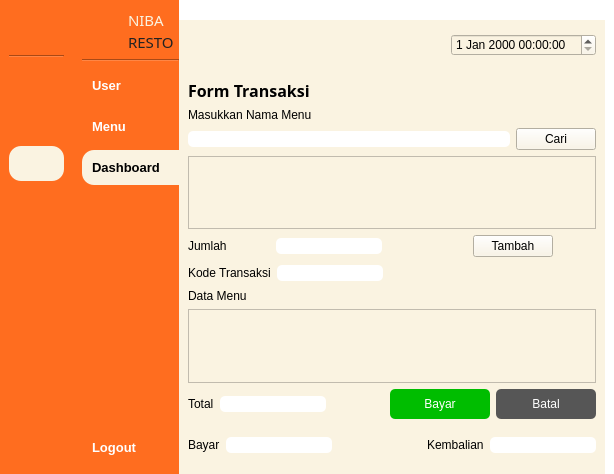
<?xml version="1.0" encoding="UTF-8"?>
<ui version="4.0">
 <class>MainWindow</class>
 <widget class="QMainWindow" name="MainWindow">
  <property name="geometry">
   <rect>
    <x>0</x>
    <y>0</y>
    <width>614</width>
    <height>474</height>
   </rect>
  </property>
  <property name="windowTitle">
   <string>MainWindow</string>
  </property>
  <property name="styleSheet">
   <string notr="true">background-color: rgb(255, 255, 255);</string>
  </property>
  <widget class="QWidget" name="centralwidget">
   <layout class="QGridLayout" name="gridLayout">
    <property name="leftMargin">
     <number>0</number>
    </property>
    <property name="topMargin">
     <number>0</number>
    </property>
    <property name="rightMargin">
     <number>0</number>
    </property>
    <property name="bottomMargin">
     <number>0</number>
    </property>
    <property name="horizontalSpacing">
     <number>0</number>
    </property>
    <item row="0" column="0">
     <widget class="QWidget" name="icon_only_widget" native="true">
      <property name="maximumSize">
       <size>
        <width>75</width>
        <height>16777215</height>
       </size>
      </property>
      <property name="styleSheet">
       <string notr="true">QPushButton {
	text-align: center;
	border-radius: 12px;
    padding: 10px;
    border: 0px;
	color: white;
    font-weight: 600;
}

QPushButton:hover {
	background-color: rgb(181, 171, 146);
}

QPushButton:checked {
	color: black;
	background-color: #FAF3E1;
}

QWidget {
	background-color: #FF6D1F;
}</string>
      </property>
      <layout class="QVBoxLayout" name="verticalLayout">
       <item>
        <layout class="QVBoxLayout" name="verticalLayout_7">
         <item>
          <layout class="QHBoxLayout" name="horizontalLayout_4">
           <property name="rightMargin">
            <number>5</number>
           </property>
           <item>
            <widget class="QLabel" name="label_4">
             <property name="sizePolicy">
              <sizepolicy hsizetype="Fixed" vsizetype="Fixed">
               <horstretch>0</horstretch>
               <verstretch>0</verstretch>
              </sizepolicy>
             </property>
             <property name="minimumSize">
              <size>
               <width>40</width>
               <height>40</height>
              </size>
             </property>
             <property name="maximumSize">
              <size>
               <width>40</width>
               <height>40</height>
              </size>
             </property>
             <property name="styleSheet">
              <string notr="true">QLabel {
    background-color: transparent;
    border-radius: 20px;
    background-image: url(:/yourpic.png);
    background-repeat: no-repeat;
    background-position: center;
}
</string>
             </property>
             <property name="text">
              <string/>
             </property>
             <property name="pixmap">
              <pixmap resource="images.qrc">:/image/images/logo-rounded.png</pixmap>
             </property>
             <property name="scaledContents">
              <bool>true</bool>
             </property>
            </widget>
           </item>
          </layout>
         </item>
         <item>
          <widget class="Line" name="line">
           <property name="orientation">
            <enum>Qt::Horizontal</enum>
           </property>
          </widget>
         </item>
         <item>
          <widget class="QPushButton" name="btn_user_icon">
           <property name="font">
            <font>
             <family>MS Sans Serif</family>
             <pointsize>10</pointsize>
             <weight>75</weight>
             <bold>true</bold>
            </font>
           </property>
           <property name="styleSheet">
            <string notr="true"/>
           </property>
           <property name="text">
            <string/>
           </property>
           <property name="icon">
            <iconset resource="images.qrc">
             <normaloff>:/image/images/mage--users-fill-off.png</normaloff>
             <normalon>:/image/images/mage--users-fill.png</normalon>:/image/images/mage--users-fill-off.png</iconset>
           </property>
           <property name="iconSize">
            <size>
             <width>20</width>
             <height>20</height>
            </size>
           </property>
           <property name="checkable">
            <bool>true</bool>
           </property>
           <property name="autoExclusive">
            <bool>true</bool>
           </property>
          </widget>
         </item>
         <item>
          <widget class="QPushButton" name="btn_menu_icon">
           <property name="font">
            <font>
             <family>MS Sans Serif</family>
             <pointsize>10</pointsize>
             <weight>75</weight>
             <bold>true</bold>
            </font>
           </property>
           <property name="styleSheet">
            <string notr="true"/>
           </property>
           <property name="text">
            <string/>
           </property>
           <property name="icon">
            <iconset resource="images.qrc">
             <normaloff>:/image/images/mage--clipboard-2-fill-off.png</normaloff>
             <normalon>:/image/images/mage--clipboard-2-fill.png</normalon>:/image/images/mage--clipboard-2-fill-off.png</iconset>
           </property>
           <property name="iconSize">
            <size>
             <width>20</width>
             <height>20</height>
            </size>
           </property>
           <property name="checkable">
            <bool>true</bool>
           </property>
           <property name="autoExclusive">
            <bool>true</bool>
           </property>
          </widget>
         </item>
         <item>
          <widget class="QPushButton" name="btn_dashboard_icon">
           <property name="font">
            <font>
             <family>Microsoft Sans Serif</family>
             <pointsize>10</pointsize>
             <weight>75</weight>
             <bold>true</bold>
            </font>
           </property>
           <property name="styleSheet">
            <string notr="true"/>
           </property>
           <property name="text">
            <string/>
           </property>
           <property name="icon">
            <iconset resource="images.qrc">
             <normaloff>:/image/images/mage--home-fill-off.png</normaloff>
             <normalon>:/image/images/mage--home-fill.png</normalon>
             <disabledoff>:/image/images/mage--home-fill-off.png</disabledoff>
             <disabledon>:/image/images/mage--home-fill.png</disabledon>
             <activeoff>:/image/images/mage--home-fill-off.png</activeoff>
             <activeon>:/image/images/mage--home-fill.png</activeon>
             <selectedoff>:/image/images/mage--home-fill-off.png</selectedoff>
             <selectedon>:/image/images/mage--home-fill.png</selectedon>:/image/images/mage--home-fill-off.png</iconset>
           </property>
           <property name="iconSize">
            <size>
             <width>20</width>
             <height>20</height>
            </size>
           </property>
           <property name="checkable">
            <bool>true</bool>
           </property>
           <property name="checked">
            <bool>true</bool>
           </property>
           <property name="autoExclusive">
            <bool>true</bool>
           </property>
          </widget>
         </item>
         <item>
          <spacer name="verticalSpacer_3">
           <property name="orientation">
            <enum>Qt::Vertical</enum>
           </property>
           <property name="sizeHint" stdset="0">
            <size>
             <width>40</width>
             <height>200</height>
            </size>
           </property>
          </spacer>
         </item>
         <item>
          <widget class="QPushButton" name="btn_logout_icon">
           <property name="font">
            <font>
             <family>MS Sans Serif</family>
             <pointsize>10</pointsize>
             <weight>75</weight>
             <bold>true</bold>
            </font>
           </property>
           <property name="styleSheet">
            <string notr="true">QPushButton {
	border-radius: 12px;
}</string>
           </property>
           <property name="text">
            <string/>
           </property>
           <property name="icon">
            <iconset resource="images.qrc">
             <normaloff>:/image/images/mage--shut-down-fill-off.png</normaloff>
             <normalon>:/image/images/mage--shut-down-fill.png</normalon>:/image/images/mage--shut-down-fill-off.png</iconset>
           </property>
           <property name="iconSize">
            <size>
             <width>20</width>
             <height>20</height>
            </size>
           </property>
          </widget>
         </item>
        </layout>
       </item>
      </layout>
     </widget>
    </item>
    <item row="0" column="1">
     <widget class="QWidget" name="icon_name_widget" native="true">
      <property name="maximumSize">
       <size>
        <width>150</width>
        <height>16777215</height>
       </size>
      </property>
      <property name="styleSheet">
       <string notr="true">QPushButton {
	text-align: left;
	border-top-left-radius: 12px;
	border-bottom-left-radius: 12px;
    padding: 10px;
    border: 0px;
	color: white;
    font-weight: 600;
}

QPushButton:hover {
	background-color: rgb(181, 171, 146);
}

QPushButton:checked {
	color: black;
	background-color: #FAF3E1;
}

QWidget {
	background-color: #FF6D1F;
}</string>
      </property>
      <layout class="QVBoxLayout" name="verticalLayout_4">
       <property name="leftMargin">
        <number>9</number>
       </property>
       <property name="topMargin">
        <number>9</number>
       </property>
       <property name="rightMargin">
        <number>0</number>
       </property>
       <property name="bottomMargin">
        <number>9</number>
       </property>
       <item>
        <layout class="QVBoxLayout" name="verticalLayout_2">
         <item>
          <layout class="QHBoxLayout" name="horizontalLayout_2">
           <property name="rightMargin">
            <number>5</number>
           </property>
           <item>
            <widget class="QLabel" name="label_2">
             <property name="sizePolicy">
              <sizepolicy hsizetype="Fixed" vsizetype="Fixed">
               <horstretch>0</horstretch>
               <verstretch>0</verstretch>
              </sizepolicy>
             </property>
             <property name="minimumSize">
              <size>
               <width>40</width>
               <height>40</height>
              </size>
             </property>
             <property name="maximumSize">
              <size>
               <width>40</width>
               <height>40</height>
              </size>
             </property>
             <property name="styleSheet">
              <string notr="true">QLabel {
    background-color: transparent;
    border-radius: 20px;
    background-image: url(:/yourpic.png);
    background-repeat: no-repeat;
    background-position: center;
}
</string>
             </property>
             <property name="text">
              <string/>
             </property>
             <property name="pixmap">
              <pixmap resource="images.qrc">:/image/images/logo-rounded.png</pixmap>
             </property>
             <property name="scaledContents">
              <bool>true</bool>
             </property>
            </widget>
           </item>
           <item>
            <layout class="QVBoxLayout" name="verticalLayout_3">
             <property name="spacing">
              <number>0</number>
             </property>
             <item>
              <widget class="QLabel" name="label_3">
               <property name="maximumSize">
                <size>
                 <width>50</width>
                 <height>16777215</height>
                </size>
               </property>
               <property name="font">
                <font>
                 <family>Bauhaus 93</family>
                 <pointsize>11</pointsize>
                 <weight>50</weight>
                 <bold>false</bold>
                 <strikeout>false</strikeout>
                 <kerning>true</kerning>
                </font>
               </property>
               <property name="styleSheet">
                <string notr="true">color: #FAF3E1;</string>
               </property>
               <property name="text">
                <string>NIBA</string>
               </property>
               <property name="textFormat">
                <enum>Qt::PlainText</enum>
               </property>
              </widget>
             </item>
             <item>
              <widget class="QLabel" name="label_5">
               <property name="sizePolicy">
                <sizepolicy hsizetype="Minimum" vsizetype="Preferred">
                 <horstretch>0</horstretch>
                 <verstretch>0</verstretch>
                </sizepolicy>
               </property>
               <property name="maximumSize">
                <size>
                 <width>50</width>
                 <height>16777215</height>
                </size>
               </property>
               <property name="font">
                <font>
                 <family>Bauhaus 93</family>
                 <pointsize>11</pointsize>
                 <weight>50</weight>
                 <bold>false</bold>
                 <strikeout>false</strikeout>
                 <kerning>true</kerning>
                </font>
               </property>
               <property name="styleSheet">
                <string notr="true">color: #222222;</string>
               </property>
               <property name="text">
                <string>RESTO</string>
               </property>
               <property name="textFormat">
                <enum>Qt::PlainText</enum>
               </property>
               <property name="scaledContents">
                <bool>false</bool>
               </property>
              </widget>
             </item>
            </layout>
           </item>
          </layout>
         </item>
         <item>
          <widget class="Line" name="line_2">
           <property name="orientation">
            <enum>Qt::Horizontal</enum>
           </property>
          </widget>
         </item>
         <item>
          <widget class="QPushButton" name="btn_user_expanded">
           <property name="font">
            <font>
             <family>MS Sans Serif</family>
             <pointsize>10</pointsize>
             <weight>75</weight>
             <bold>true</bold>
            </font>
           </property>
           <property name="styleSheet">
            <string notr="true"/>
           </property>
           <property name="text">
            <string>User</string>
           </property>
           <property name="icon">
            <iconset resource="images.qrc">
             <normaloff>:/image/images/mage--users-fill-off.png</normaloff>
             <normalon>:/image/images/mage--users-fill.png</normalon>:/image/images/mage--users-fill-off.png</iconset>
           </property>
           <property name="iconSize">
            <size>
             <width>20</width>
             <height>20</height>
            </size>
           </property>
           <property name="checkable">
            <bool>true</bool>
           </property>
           <property name="autoExclusive">
            <bool>true</bool>
           </property>
          </widget>
         </item>
         <item>
          <widget class="QPushButton" name="btn_menu_expanded">
           <property name="font">
            <font>
             <family>MS Sans Serif</family>
             <pointsize>10</pointsize>
             <weight>75</weight>
             <bold>true</bold>
            </font>
           </property>
           <property name="styleSheet">
            <string notr="true"/>
           </property>
           <property name="text">
            <string>Menu</string>
           </property>
           <property name="icon">
            <iconset resource="images.qrc">
             <normaloff>:/image/images/mage--clipboard-2-fill-off.png</normaloff>
             <normalon>:/image/images/mage--clipboard-2-fill.png</normalon>:/image/images/mage--clipboard-2-fill-off.png</iconset>
           </property>
           <property name="iconSize">
            <size>
             <width>20</width>
             <height>20</height>
            </size>
           </property>
           <property name="checkable">
            <bool>true</bool>
           </property>
           <property name="autoExclusive">
            <bool>true</bool>
           </property>
          </widget>
         </item>
         <item>
          <widget class="QPushButton" name="btn_dashboard_expanded">
           <property name="font">
            <font>
             <family>Microsoft Sans Serif</family>
             <pointsize>10</pointsize>
             <weight>75</weight>
             <bold>true</bold>
            </font>
           </property>
           <property name="styleSheet">
            <string notr="true"/>
           </property>
           <property name="text">
            <string>Dashboard</string>
           </property>
           <property name="icon">
            <iconset resource="images.qrc">
             <normaloff>:/image/images/mage--home-fill-off.png</normaloff>
             <normalon>:/image/images/mage--home-fill.png</normalon>
             <disabledoff>:/image/images/mage--home-fill-off.png</disabledoff>
             <disabledon>:/image/images/mage--home-fill.png</disabledon>
             <activeoff>:/image/images/mage--home-fill-off.png</activeoff>
             <activeon>:/image/images/mage--home-fill.png</activeon>
             <selectedoff>:/image/images/mage--home-fill-off.png</selectedoff>
             <selectedon>:/image/images/mage--home-fill.png</selectedon>:/image/images/mage--home-fill-off.png</iconset>
           </property>
           <property name="iconSize">
            <size>
             <width>20</width>
             <height>20</height>
            </size>
           </property>
           <property name="checkable">
            <bool>true</bool>
           </property>
           <property name="checked">
            <bool>true</bool>
           </property>
           <property name="autoExclusive">
            <bool>true</bool>
           </property>
          </widget>
         </item>
         <item>
          <spacer name="verticalSpacer_2">
           <property name="orientation">
            <enum>Qt::Vertical</enum>
           </property>
           <property name="sizeHint" stdset="0">
            <size>
             <width>40</width>
             <height>200</height>
            </size>
           </property>
          </spacer>
         </item>
         <item>
          <widget class="QPushButton" name="btn_logout_expanded">
           <property name="font">
            <font>
             <family>MS Sans Serif</family>
             <pointsize>10</pointsize>
             <weight>75</weight>
             <bold>true</bold>
            </font>
           </property>
           <property name="styleSheet">
            <string notr="true">QPushButton {
	border-radius: 12px;
}</string>
           </property>
           <property name="text">
            <string>Logout</string>
           </property>
           <property name="icon">
            <iconset resource="images.qrc">
             <normaloff>:/image/images/mage--shut-down-fill-off.png</normaloff>
             <normalon>:/image/images/mage--shut-down-fill.png</normalon>:/image/images/mage--shut-down-fill-off.png</iconset>
           </property>
           <property name="iconSize">
            <size>
             <width>20</width>
             <height>20</height>
            </size>
           </property>
          </widget>
         </item>
        </layout>
       </item>
      </layout>
     </widget>
    </item>
    <item row="0" column="2">
     <widget class="QWidget" name="main_menu" native="true">
      <property name="styleSheet">
       <string notr="true">background-color: rgb(255, 255, 255);</string>
      </property>
      <layout class="QVBoxLayout" name="verticalLayout_5">
       <property name="spacing">
        <number>0</number>
       </property>
       <property name="leftMargin">
        <number>0</number>
       </property>
       <property name="topMargin">
        <number>0</number>
       </property>
       <property name="bottomMargin">
        <number>0</number>
       </property>
       <item>
        <spacer name="horizontalSpacer_11">
         <property name="orientation">
          <enum>Qt::Horizontal</enum>
         </property>
         <property name="sizeHint" stdset="0">
          <size>
           <width>40</width>
           <height>20</height>
          </size>
         </property>
        </spacer>
       </item>
       <item>
        <widget class="QWidget" name="widget" native="true">
         <property name="minimumSize">
          <size>
           <width>0</width>
           <height>50</height>
          </size>
         </property>
         <property name="maximumSize">
          <size>
           <width>16777215</width>
           <height>50</height>
          </size>
         </property>
         <property name="styleSheet">
          <string notr="true">background-color: rgb(250, 243, 225);</string>
         </property>
         <layout class="QHBoxLayout" name="horizontalLayout_6">
          <item>
           <layout class="QHBoxLayout" name="horizontalLayout">
            <item>
             <widget class="QPushButton" name="btn_expand">
              <property name="styleSheet">
               <string notr="true">QPushButton {
	text-align: left;
	border-radius: 12px;
    padding: 10px;
    border: 0px;
	color: black;
    font-weight: 600;
}

QPushButton:hover {
	background-color: #F5E7C6;
}

QPushButton:checked {
	background-color: #222222;
}</string>
              </property>
              <property name="text">
               <string/>
              </property>
              <property name="icon">
               <iconset resource="images.qrc">
                <normaloff>:/image/images/mage--dash-menu-off.png</normaloff>
                <normalon>:/image/images/mage--double-arrow-left-off.png</normalon>:/image/images/mage--dash-menu-off.png</iconset>
              </property>
              <property name="iconSize">
               <size>
                <width>20</width>
                <height>20</height>
               </size>
              </property>
              <property name="checkable">
               <bool>true</bool>
              </property>
             </widget>
            </item>
            <item>
             <spacer name="horizontalSpacer">
              <property name="orientation">
               <enum>Qt::Horizontal</enum>
              </property>
              <property name="sizeHint" stdset="0">
               <size>
                <width>20</width>
                <height>118</height>
               </size>
              </property>
             </spacer>
            </item>
            <item>
             <widget class="QDateTimeEdit" name="dateTimeEdit"/>
            </item>
           </layout>
          </item>
         </layout>
        </widget>
       </item>
       <item>
        <widget class="QWidget" name="widget_2" native="true">
         <property name="styleSheet">
          <string notr="true">QWidget {
	background-color: rgb(250, 243, 225);
}

QLabel {
	color:black;
}

QLineEdit {
	background-color: white;
	border-radius:  5px;
}

QComboBox {
	background-color: white;
	border-radius: 5px;
}</string>
         </property>
         <layout class="QVBoxLayout" name="verticalLayout_6">
          <item>
           <widget class="QLabel" name="label_7">
            <property name="maximumSize">
             <size>
              <width>16777215</width>
              <height>30</height>
             </size>
            </property>
            <property name="font">
             <font>
              <family>MS Reference Sans Serif</family>
              <pointsize>12</pointsize>
              <weight>75</weight>
              <bold>true</bold>
             </font>
            </property>
            <property name="styleSheet">
             <string notr="true">color:black;</string>
            </property>
            <property name="text">
             <string>Form Transaksi</string>
            </property>
            <property name="scaledContents">
             <bool>false</bool>
            </property>
            <property name="wordWrap">
             <bool>false</bool>
            </property>
           </widget>
          </item>
          <item>
           <layout class="QVBoxLayout" name="verticalLayout_8">
            <item>
             <layout class="QHBoxLayout" name="horizontalLayout_11">
              <item>
               <widget class="QLabel" name="label_8">
                <property name="styleSheet">
                 <string notr="true"/>
                </property>
                <property name="text">
                 <string>Masukkan Nama Menu</string>
                </property>
               </widget>
              </item>
             </layout>
            </item>
            <item>
             <layout class="QHBoxLayout" name="horizontalLayout_10">
              <item>
               <widget class="QLineEdit" name="lineEdit_2"/>
              </item>
              <item>
               <widget class="QPushButton" name="pushButton">
                <property name="text">
                 <string>Cari</string>
                </property>
               </widget>
              </item>
             </layout>
            </item>
            <item>
             <layout class="QHBoxLayout" name="horizontalLayout_9">
              <item>
               <widget class="QTableWidget" name="tableWidget"/>
              </item>
             </layout>
            </item>
            <item>
             <layout class="QHBoxLayout" name="horizontalLayout_8">
              <item>
               <widget class="QLabel" name="label_11">
                <property name="text">
                 <string>Jumlah</string>
                </property>
               </widget>
              </item>
              <item>
               <spacer name="horizontalSpacer_2">
                <property name="orientation">
                 <enum>Qt::Horizontal</enum>
                </property>
                <property name="sizeHint" stdset="0">
                 <size>
                  <width>40</width>
                  <height>20</height>
                 </size>
                </property>
               </spacer>
              </item>
              <item>
               <widget class="QLineEdit" name="lineEdit"/>
              </item>
              <item>
               <spacer name="horizontalSpacer_5">
                <property name="orientation">
                 <enum>Qt::Horizontal</enum>
                </property>
                <property name="sizeHint" stdset="0">
                 <size>
                  <width>40</width>
                  <height>20</height>
                 </size>
                </property>
               </spacer>
              </item>
              <item>
               <spacer name="horizontalSpacer_4">
                <property name="orientation">
                 <enum>Qt::Horizontal</enum>
                </property>
                <property name="sizeHint" stdset="0">
                 <size>
                  <width>40</width>
                  <height>20</height>
                 </size>
                </property>
               </spacer>
              </item>
              <item>
               <widget class="QPushButton" name="pushButton_2">
                <property name="text">
                 <string>Tambah</string>
                </property>
               </widget>
              </item>
              <item>
               <spacer name="horizontalSpacer_6">
                <property name="orientation">
                 <enum>Qt::Horizontal</enum>
                </property>
                <property name="sizeHint" stdset="0">
                 <size>
                  <width>40</width>
                  <height>20</height>
                 </size>
                </property>
               </spacer>
              </item>
             </layout>
            </item>
           </layout>
          </item>
          <item>
           <widget class="QFrame" name="frame_makanan">
            <property name="maximumSize">
             <size>
              <width>16777215</width>
              <height>30</height>
             </size>
            </property>
            <property name="frameShape">
             <enum>QFrame::NoFrame</enum>
            </property>
            <layout class="QHBoxLayout" name="horizontalLayout_13">
             <property name="leftMargin">
              <number>0</number>
             </property>
             <property name="topMargin">
              <number>0</number>
             </property>
             <property name="rightMargin">
              <number>0</number>
             </property>
             <property name="bottomMargin">
              <number>0</number>
             </property>
             <item>
              <widget class="QLabel" name="label_12">
               <property name="text">
                <string>Kode Transaksi</string>
               </property>
              </widget>
             </item>
             <item>
              <widget class="QLineEdit" name="lineEdit_3"/>
             </item>
             <item>
              <spacer name="horizontalSpacer_9">
               <property name="orientation">
                <enum>Qt::Horizontal</enum>
               </property>
               <property name="sizeHint" stdset="0">
                <size>
                 <width>40</width>
                 <height>20</height>
                </size>
               </property>
              </spacer>
             </item>
             <item>
              <spacer name="horizontalSpacer_10">
               <property name="orientation">
                <enum>Qt::Horizontal</enum>
               </property>
               <property name="sizeHint" stdset="0">
                <size>
                 <width>40</width>
                 <height>20</height>
                </size>
               </property>
              </spacer>
             </item>
             <item>
              <spacer name="horizontalSpacer_12">
               <property name="orientation">
                <enum>Qt::Horizontal</enum>
               </property>
               <property name="sizeHint" stdset="0">
                <size>
                 <width>40</width>
                 <height>20</height>
                </size>
               </property>
              </spacer>
             </item>
            </layout>
           </widget>
          </item>
          <item>
           <widget class="QLabel" name="label">
            <property name="text">
             <string>Data Menu</string>
            </property>
           </widget>
          </item>
          <item>
           <widget class="QTableWidget" name="tableWidget_2"/>
          </item>
          <item>
           <widget class="QFrame" name="frame_minuman">
            <property name="maximumSize">
             <size>
              <width>16777215</width>
              <height>30</height>
             </size>
            </property>
            <property name="frameShape">
             <enum>QFrame::NoFrame</enum>
            </property>
            <layout class="QHBoxLayout" name="horizontalLayout_14">
             <property name="leftMargin">
              <number>0</number>
             </property>
             <property name="topMargin">
              <number>0</number>
             </property>
             <property name="rightMargin">
              <number>0</number>
             </property>
             <property name="bottomMargin">
              <number>0</number>
             </property>
             <item>
              <widget class="QLabel" name="label_13">
               <property name="text">
                <string>Total</string>
               </property>
              </widget>
             </item>
             <item>
              <widget class="QLineEdit" name="lineEdit_4"/>
             </item>
             <item>
              <spacer name="horizontalSpacer_7">
               <property name="orientation">
                <enum>Qt::Horizontal</enum>
               </property>
               <property name="sizeHint" stdset="0">
                <size>
                 <width>20</width>
                 <height>27</height>
                </size>
               </property>
              </spacer>
             </item>
             <item>
              <widget class="QPushButton" name="btn_save">
               <property name="minimumSize">
                <size>
                 <width>100</width>
                 <height>30</height>
                </size>
               </property>
               <property name="maximumSize">
                <size>
                 <width>100</width>
                 <height>30</height>
                </size>
               </property>
               <property name="styleSheet">
                <string notr="true">QPushButton {
	background-color: rgb(0, 189, 0);
	color: white;
	padding: 2px;
	border-radius: 5px;
}</string>
               </property>
               <property name="text">
                <string>Bayar</string>
               </property>
              </widget>
             </item>
             <item>
              <widget class="QPushButton" name="pushButton_3">
               <property name="minimumSize">
                <size>
                 <width>100</width>
                 <height>30</height>
                </size>
               </property>
               <property name="maximumSize">
                <size>
                 <width>100</width>
                 <height>30</height>
                </size>
               </property>
               <property name="styleSheet">
                <string notr="true">QPushButton {
	background-color: rgb(86, 86, 86);
	color:  white;
	padding: 2px;
	border-radius: 5px;
}</string>
               </property>
               <property name="text">
                <string>Batal</string>
               </property>
              </widget>
             </item>
            </layout>
           </widget>
          </item>
          <item>
           <layout class="QHBoxLayout" name="horizontalLayout_15">
            <item>
             <widget class="QLabel" name="label_6">
              <property name="text">
               <string>Bayar</string>
              </property>
             </widget>
            </item>
            <item>
             <widget class="QLineEdit" name="lineEdit_5"/>
            </item>
            <item>
             <spacer name="horizontalSpacer_8">
              <property name="orientation">
               <enum>Qt::Horizontal</enum>
              </property>
              <property name="sizeHint" stdset="0">
               <size>
                <width>20</width>
                <height>40</height>
               </size>
              </property>
             </spacer>
            </item>
            <item>
             <widget class="QLabel" name="label_9">
              <property name="text">
               <string>Kembalian</string>
              </property>
             </widget>
            </item>
            <item>
             <widget class="QLineEdit" name="lineEdit_6"/>
            </item>
           </layout>
          </item>
         </layout>
        </widget>
       </item>
      </layout>
     </widget>
    </item>
   </layout>
  </widget>
 </widget>
 <resources>
  <include location="images.qrc"/>
 </resources>
 <connections>
  <connection>
   <sender>btn_expand</sender>
   <signal>toggled(bool)</signal>
   <receiver>icon_only_widget</receiver>
   <slot>setHidden(bool)</slot>
   <hints>
    <hint type="sourcelabel">
     <x>221</x>
     <y>54</y>
    </hint>
    <hint type="destinationlabel">
     <x>63</x>
     <y>252</y>
    </hint>
   </hints>
  </connection>
  <connection>
   <sender>btn_expand</sender>
   <signal>toggled(bool)</signal>
   <receiver>icon_name_widget</receiver>
   <slot>setVisible(bool)</slot>
   <hints>
    <hint type="sourcelabel">
     <x>240</x>
     <y>61</y>
    </hint>
    <hint type="destinationlabel">
     <x>186</x>
     <y>243</y>
    </hint>
   </hints>
  </connection>
  <connection>
   <sender>btn_logout_expanded</sender>
   <signal>clicked()</signal>
   <receiver>MainWindow</receiver>
   <slot>close()</slot>
   <hints>
    <hint type="sourcelabel">
     <x>185</x>
     <y>463</y>
    </hint>
    <hint type="destinationlabel">
     <x>140</x>
     <y>470</y>
    </hint>
   </hints>
  </connection>
  <connection>
   <sender>btn_dashboard_expanded</sender>
   <signal>toggled(bool)</signal>
   <receiver>btn_dashboard_icon</receiver>
   <slot>setChecked(bool)</slot>
   <hints>
    <hint type="sourcelabel">
     <x>137</x>
     <y>107</y>
    </hint>
    <hint type="destinationlabel">
     <x>31</x>
     <y>114</y>
    </hint>
   </hints>
  </connection>
  <connection>
   <sender>btn_user_expanded</sender>
   <signal>toggled(bool)</signal>
   <receiver>btn_user_icon</receiver>
   <slot>setChecked(bool)</slot>
   <hints>
    <hint type="sourcelabel">
     <x>109</x>
     <y>148</y>
    </hint>
    <hint type="destinationlabel">
     <x>35</x>
     <y>161</y>
    </hint>
   </hints>
  </connection>
  <connection>
   <sender>btn_menu_expanded</sender>
   <signal>toggled(bool)</signal>
   <receiver>btn_menu_icon</receiver>
   <slot>setChecked(bool)</slot>
   <hints>
    <hint type="sourcelabel">
     <x>117</x>
     <y>201</y>
    </hint>
    <hint type="destinationlabel">
     <x>37</x>
     <y>202</y>
    </hint>
   </hints>
  </connection>
  <connection>
   <sender>btn_dashboard_icon</sender>
   <signal>toggled(bool)</signal>
   <receiver>btn_dashboard_expanded</receiver>
   <slot>setChecked(bool)</slot>
   <hints>
    <hint type="sourcelabel">
     <x>43</x>
     <y>100</y>
    </hint>
    <hint type="destinationlabel">
     <x>123</x>
     <y>100</y>
    </hint>
   </hints>
  </connection>
  <connection>
   <sender>btn_user_icon</sender>
   <signal>toggled(bool)</signal>
   <receiver>btn_user_expanded</receiver>
   <slot>setChecked(bool)</slot>
   <hints>
    <hint type="sourcelabel">
     <x>23</x>
     <y>145</y>
    </hint>
    <hint type="destinationlabel">
     <x>168</x>
     <y>144</y>
    </hint>
   </hints>
  </connection>
  <connection>
   <sender>btn_menu_icon</sender>
   <signal>toggled(bool)</signal>
   <receiver>btn_menu_expanded</receiver>
   <slot>setChecked(bool)</slot>
   <hints>
    <hint type="sourcelabel">
     <x>34</x>
     <y>182</y>
    </hint>
    <hint type="destinationlabel">
     <x>153</x>
     <y>196</y>
    </hint>
   </hints>
  </connection>
  <connection>
   <sender>btn_logout_icon</sender>
   <signal>clicked()</signal>
   <receiver>MainWindow</receiver>
   <slot>close()</slot>
   <hints>
    <hint type="sourcelabel">
     <x>38</x>
     <y>445</y>
    </hint>
    <hint type="destinationlabel">
     <x>48</x>
     <y>513</y>
    </hint>
   </hints>
  </connection>
 </connections>
</ui>
